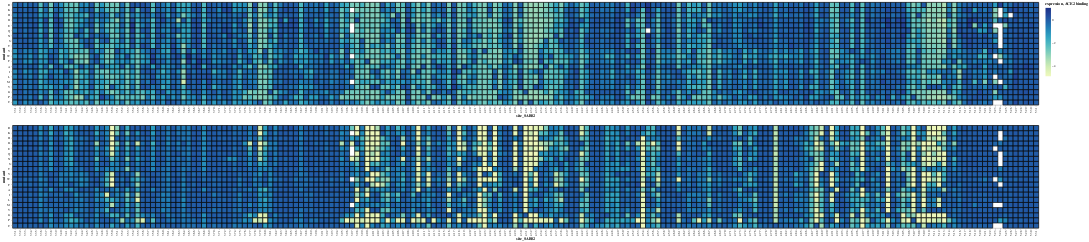

The notebook cell saved with this chart:
### Markdown cell above
## Create the interactive heat map

### Code cell
# amino acids ordered by physicochemical property for plotting
aa_order = ['R', 'K', 'H', 'D', 'E', 'Q', 'N', 'S', 'T', 'Y',
            'W', 'F', 'A', 'I', 'L', 'M', 'V', 'G', 'P', 'C', '*']

cell_selector = alt.selection_single(on='mouseover', nearest=True)

heatmap = (
    alt.Chart(heatmap_data)
    .mark_rect()
    .encode(
        x='site_SARS2:O',
        y=alt.Y('mutant:O', sort=aa_order),
        color=alt.Color(alt.repeat('row'), type='quantitative'),
        stroke=alt.value('black'),
        strokeWidth=alt.condition(cell_selector, alt.value(2), alt.value(0)),
        tooltip=[c for c in heatmap_data.columns if c not in {'site_SARS2', 'wildtype', 'mutant'}],
        )
    .properties(width=3000, height=300)
    .repeat(row=['expression', 'ACE2 binding'])
    .add_selection(cell_selector)
    .interactive()
    )

heatmap

### Figure 1 — Vega-Lite specification as saved in the notebook (floating-point values rounded to 4 significant figures; data arrays with more than 128 entries replaced by an {"elided": "..."} marker saying what was removed)
{"config": {"view": {"continuousWidth": 400, "continuousHeight": 300}}, "repeat": {"row": ["expression", "ACE2 binding"]}, "spec": {"data": {"name": "data-2840aafdf306738b794560974c51624a"}, "mark": "rect", "encoding": {"color": {"type": "quantitative", "field": {"repeat": "row"}}, "stroke": {"value": "black"}, "strokeWidth": {"condition": {"value": 2, "selection": "selector001"}, "value": 0}, "tooltip": [{"type": "nominal", "field": "mutation"}, {"type": "quantitative", "field": "ACE2 binding"}, {"type": "quantitative", "field": "expression"}, {"type": "nominal", "field": "RSA +ACE2"}, {"type": "nominal", "field": "RSA -ACE2"}, {"type": "nominal", "field": "ACE2 contact"}, {"type": "nominal", "field": "SARS-CoV-1 aa"}, {"type": "nominal", "field": "RaTG13 aa"}, {"type": "nominal", "field": "GD-Pangolin aa"}], "x": {"type": "ordinal", "field": "site_SARS2"}, "y": {"type": "ordinal", "field": "mutant", "sort": ["R", "K", "H", "D", "E", "Q", "N", "S", "T", "Y", "W", "F", "A", "I", "L", "M", "V", "G", "P", "C", "*"]}}, "height": 300, "selection": {"selector001": {"type": "single", "on": "mouseover", "nearest": true}, "selector002": {"type": "interval", "bind": "scales", "encodings": ["x", "y"]}}, "width": 3000}, "$schema": "https://vega.github.io/schema/vega-lite/v4.8.1.json", "datasets": {"data-2840aafdf306738b794560974c51624a": {"elided": "4020 records"}}}
